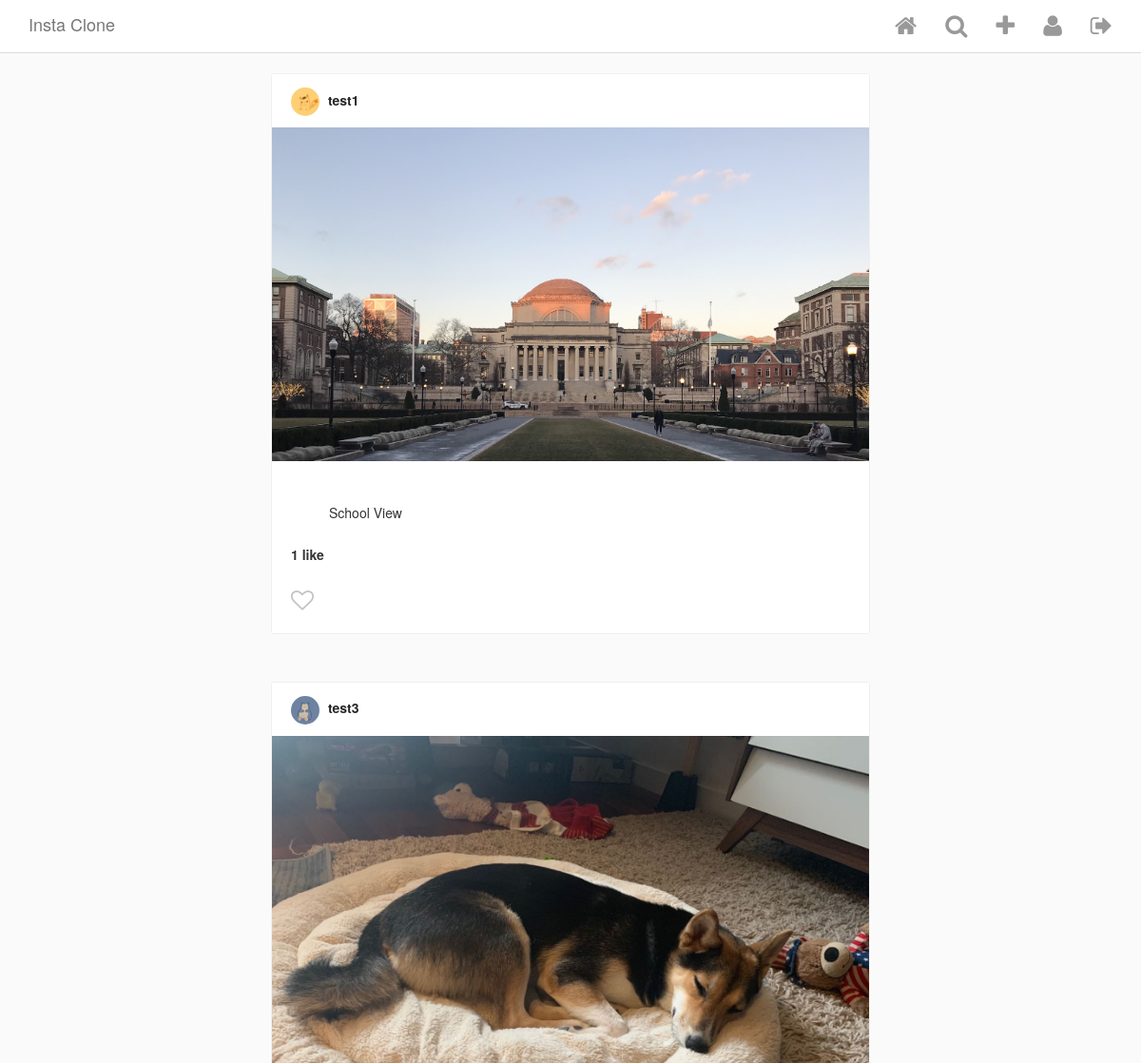
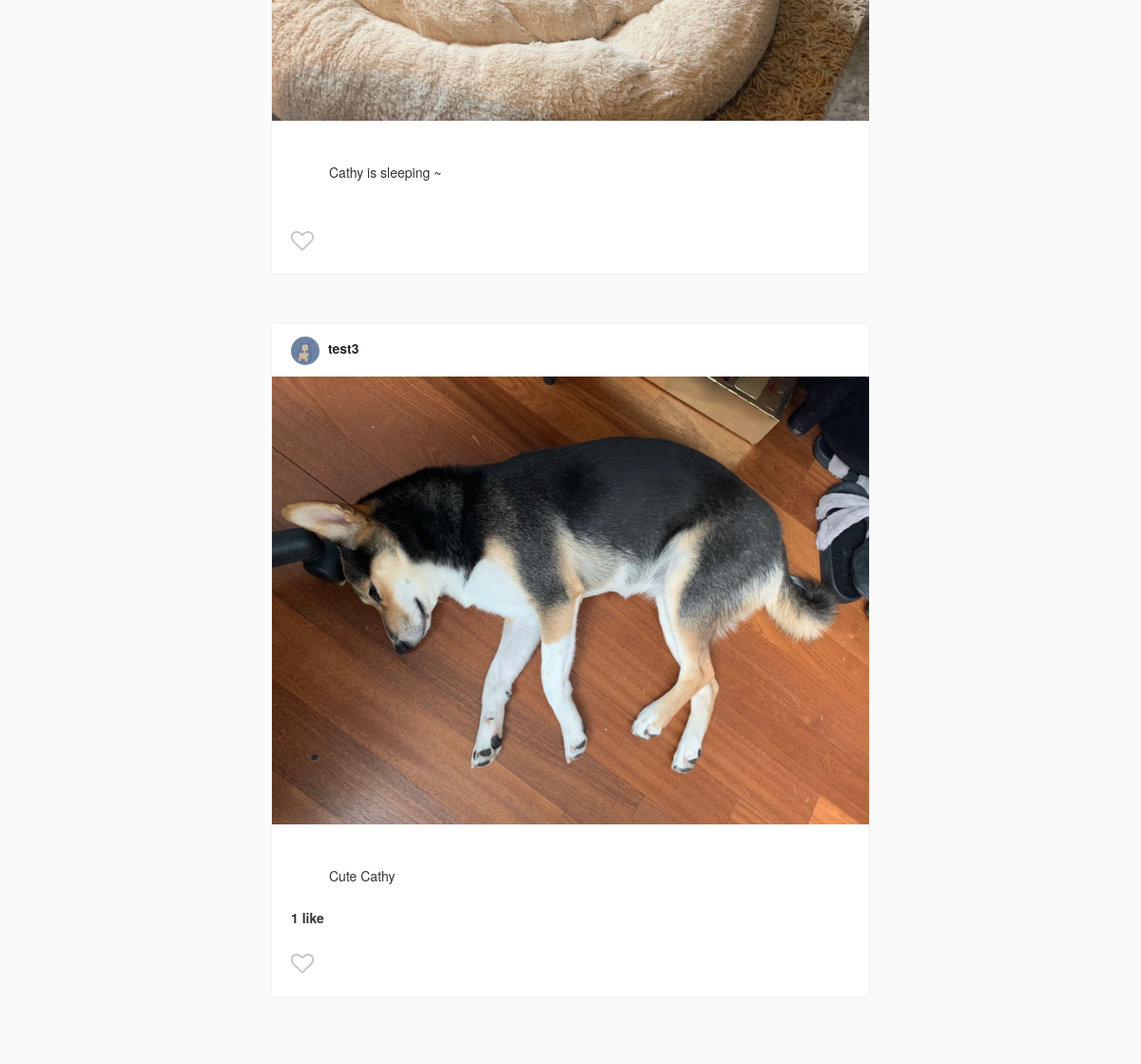
The app's page / (signed in) with its own data (2 pictures, top to bottom).
### Insta/models.py (models this page shows, shortened)
class Post(models.Model):
    author = models.ForeignKey(
        InstaUser,
        on_delete=models.CASCADE,
        related_name='my_posts'
    )
    title = models.TextField(blank=True, null=True)
    image = ProcessedImageField(
        upload_to='static/images/posts',
        format='JPEG',
        options={'quality': 100},
        blank=True,
        null=True
    )
    def get_like_count(self):
        return self.likes.count()

class InstaUser(AbstractUser):
    profile_pic = ProcessedImageField(
        upload_to='static/images/profiles',
        format='JPEG',
        options={'quality': 100},
        blank=True,
        null=True
    )

### Insta/views.py (the view)
# urls.py: path('', PostsView.as_view(), name='posts'),
class PostsView(ListView):
    model = Post
    template_name = 'index.html'
    def get_queryset(self):
        if not self.request.user.is_authenticated:
            return Post.objects.all()
        current_user = self.request.user
        following = set()
        for conn in UserConnection.objects.filter(creator=current_user).select_related('following'):
            following.add(conn.following)
        following.add(current_user)
        return Post.objects.filter(author__in=following)

### Insta/templatetags/custom_tags.py (called while the page is built)
@register.simple_tag
def has_user_liked_post(post, user):
    try:
        like = Like.objects.get(post=post, user=user)
        return "fa-heart"
    except:
        return "fa-heart-o"

### templates/index.html (shortened to what this page needs)
{% extends "base.html" %}
{% load custom_tags %}
{% block content %}
<div class="cards-listing">
    {% for post in object_list %}
        <div class="row">
            <div class="card view-update {{ post.pk }}">
                <div class="card__panel-head">
                    <div class="poster__info">
                        <a href="{% url 'user_detail' post.author.id %}" class="poster__name">
                            {% if post.author.profile_pic %}
                                <img class="poster__profilepic" src="/{{ post.author.profile_pic }}">
                            {% endif %}
                            {{ post.author.username }}
                        </a>
                    </div>
                </div>
                <a href="{% url 'post_detail' post.pk %}">
                    <img class="card__main-image" src="/{{ post.image }}">
                </a>
                <div class="card__panel-body">
                    <section class="input-row">{{ post.title }}</section>
                    <div class="likes">
                        {% if post.get_like_count %}
                            {{ post.get_like_count }} like{% if post.get_like_count > 1 %}s{% endif %}
                        {% endif %}
                    </div>
                    <section class="input-row">
                        <i class="fa {% has_user_liked_post post user %} submit-like" aria-hidden="true"></i>
                    </section>
                </div>
            </div>
        </div>
    {% endfor %}
</div>
{% endblock content %}

### static/css/style.css (style rules this page uses)
html { height: 100%; }
body { min-height: 100%; background-color: #fafafa; }
.cards-listing { max-width: 600px; width: 100%; margin: 20px auto; }
.card { background-color: #fff; margin-bottom: 50px; border: 1px solid #efefef; border-radius: 3px; }
.card__panel-head { background: #fff; padding: 14px 20px 12px; }
.card__panel-head .poster__profilepic { border-radius: 100%; max-width: 30px; max-height: 30px; width: 30px; height: 30px; margin-right: 5px; }
.card__panel-head .poster__name { color: #262626; font-weight: bold; }
.card__main-image { max-width: 100%; max-height: 600px; height: auto; margin: 0 auto; display: block; }
.card__panel-body { padding: 20px; padding-bottom: 0; }
.card__panel-body .likes { font-weight: bold; margin-bottom: 5px; }
.input-row { position: relative; display: flex; align-items: center; height: 68px; padding-left: 40px; }
.input-row .submit-like { cursor: pointer; position: absolute; top: 32%; left: 0; color: #C2C2C2; font-size: 24px; }

### records on screen
Post: author.profile_pic (picture), author.username "test1", image (picture), title "School View", get_like_count "1"
Post: author.profile_pic (picture), author.username "test3", image (picture), title "Cathy is sleeping ~"
Post: author.profile_pic (picture), author.username "test3", image (picture), title "Cute Cathy", get_like_count "1"
